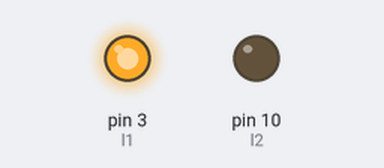
This sketch was run on a simulated Arduino Uno, built with avr-gcc and run on an emulated ATmega328P. Shown: output pins drawn as LEDs (lit = HIGH). Pins used as bus, display or sensor lines are not drawn.

Above: at 0.1 s.
Timing chart, 0 to 1.6 s (numbered marks = the images above):
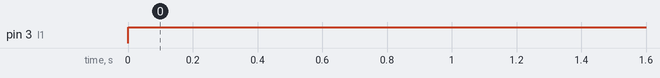

The sketch:

Two_Motors_With_L293d.ino
```cpp
int l1 = 3;
int r1 = 5;
int l2 = 10;
int r2 = 11;

void setup(){
  pinMode(l1,OUTPUT);
  pinMode(r1,OUTPUT);
  pinMode(l2,OUTPUT);
  pinMode(r2,OUTPUT);

}

//fuction to move forward or backward or right or left
void forward()
{
  digitalWrite(l1,1);
  digitalWrite(r1,0);
  digitalWrite(l2,0);
  digitalWrite(r2,1);
}

void backward()
{
  digitalWrite(l1,0);
  digitalWrite(r1,1);
  digitalWrite(l2,1);
  digitalWrite(r2,0);

}

void left()
{
  digitalWrite(l1,1);
  digitalWrite(r1,0);
  digitalWrite(l2,1);
  digitalWrite(r2,0);

}

void right()
{
  digitalWrite(l1,0);
  digitalWrite(r1,1);
  digitalWrite(l2,0);
  digitalWrite(r2,1);

}


void loop(){
  forward();
  delay(200);//200ms


}
```

Measured:
- by itself, pin 3 (l1): LOW → HIGH at 0.00 s
